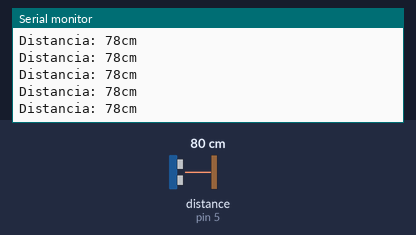
A sketch run on a simulated Arduino Uno, built with avr-gcc and run on an emulated ATmega328P. Parts: the last lines printed to the serial monitor. Wiring (inferred from the names in the program): ultrasonic range finder: trigger pin 6; echo pin 5. Inputs (shaded band) come from the test bench; at power-on: distance to the obstacle (sensor on pin 5) 80 cm. The echo pulse lasts 58.3 µs per cm.

Above: at 1.2 s.
1.3 s: distance to the obstacle (sensor on pin 5) set to 299 cm
At 1.62 s:
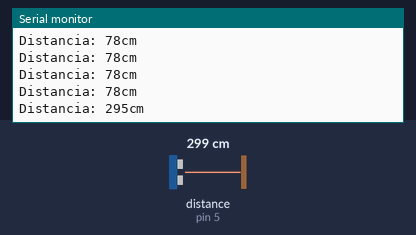
4.3 s: distance to the obstacle (sensor on pin 5) set to 2 cm
At 5.3 s:
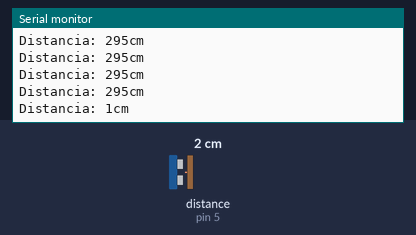
5.8 s: distance to the obstacle (sensor on pin 5) set to 120 cm
At 6.66 s:
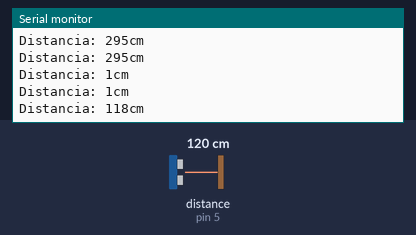
8.8 s: distance to the obstacle (sensor on pin 5) set to 4 cm
At 9.8 s:
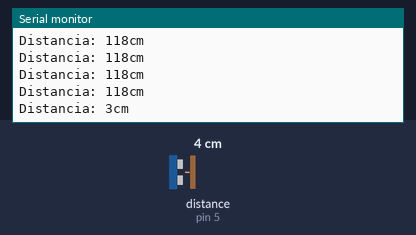
Timing chart, 0 to 11.8 s (numbered marks = the images above; inputs shaded):
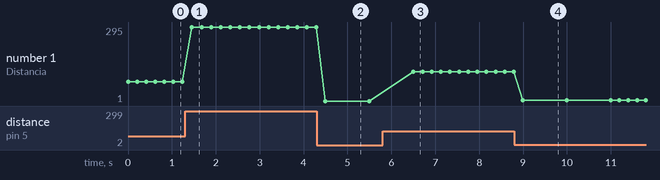

The sketch:

LedsPortesObertes.ino
```cpp
int donut = 0;
const int Trigger = 6;   //Pin digital 2 para el Trigger del sensor
const int Echo = 5;   //Pin digital 3 para el Echo del sensor
const int Led1 = 8;
const int Led2 = 9;
const int Led3 = 10;
const int Led4 = 11;


void setup() {
  Serial.begin(9600);//iniciailzamos la comunicación
  pinMode(Trigger, OUTPUT); //pin como salida
  pinMode(Echo, INPUT);  //pin como entrada
  digitalWrite(Trigger, LOW);//Inicializamos el pin con 0
  }

void loop()
  {

  long t; //timepo que demora en llegar el eco
  long d; //distancia en centimetros

  digitalWrite(Trigger, HIGH);
  delayMicroseconds(10);          //Enviamos un pulso de 10us
  digitalWrite(Trigger, LOW);

  t = pulseIn(Echo, HIGH); //obtenemos el ancho del pulso
  d = t/59;             //escalamos el tiempo a una distancia en cm

  Serial.print("Distancia: ");
  Serial.print(d);      //Enviamos serialmente el valor de la distancia
  Serial.print("cm");
  Serial.println();
  delay(100);          //Hacemos una pausa de 100ms

  if (d < 15 and donut < 2) {

    digitalWrite(Led1, HIGH);
    delay(100);
    digitalWrite(Led1, LOW);
    delay(100);
    digitalWrite(Led1, HIGH);
    digitalWrite(Led2, HIGH);
    delay(100);
    digitalWrite(Led2, LOW);
    delay(100);
    digitalWrite(Led2, HIGH);
    digitalWrite(Led3, HIGH);
    delay(100);
    digitalWrite(Led3, LOW);
    delay(100);
    digitalWrite(Led3, HIGH);
    digitalWrite(Led4, HIGH);
    delay(100);
    digitalWrite(Led4, LOW);
    delay(100);
    digitalWrite(Led4, HIGH);
    donut = donut + 1; // sumar 1 al contador
  }

  else{
    digitalWrite(Led1, HIGH);
    digitalWrite(Led2, HIGH);
    digitalWrite(Led3, HIGH);
    digitalWrite(Led4, HIGH);
  }

  if(d > 15){
    digitalWrite(Led1, LOW);
    digitalWrite(Led2, LOW);
    digitalWrite(Led3, LOW);
    digitalWrite(Led4, LOW);
    donut = 0;
  }


  delay(100);
}
```

Measured:
- after the input at 1.3 s, the serial monitor: prints a new line after 0.16 s (image 1)
- after the input at 4.3 s, the serial monitor: prints a new line after 0.19 s (image 2)
- after the input at 5.8 s, the serial monitor: prints a new line after 0.70 s (image 3)
- after the input at 8.8 s, the serial monitor: prints a new line after 0.19 s (image 4)
- plotted number 1: 78 → 295 after the input at 1.3 s, 295 → 1 after the input at 4.3 s, 1 → 118 after the input at 5.8 s, 118 → 3 after the input at 8.8 s
